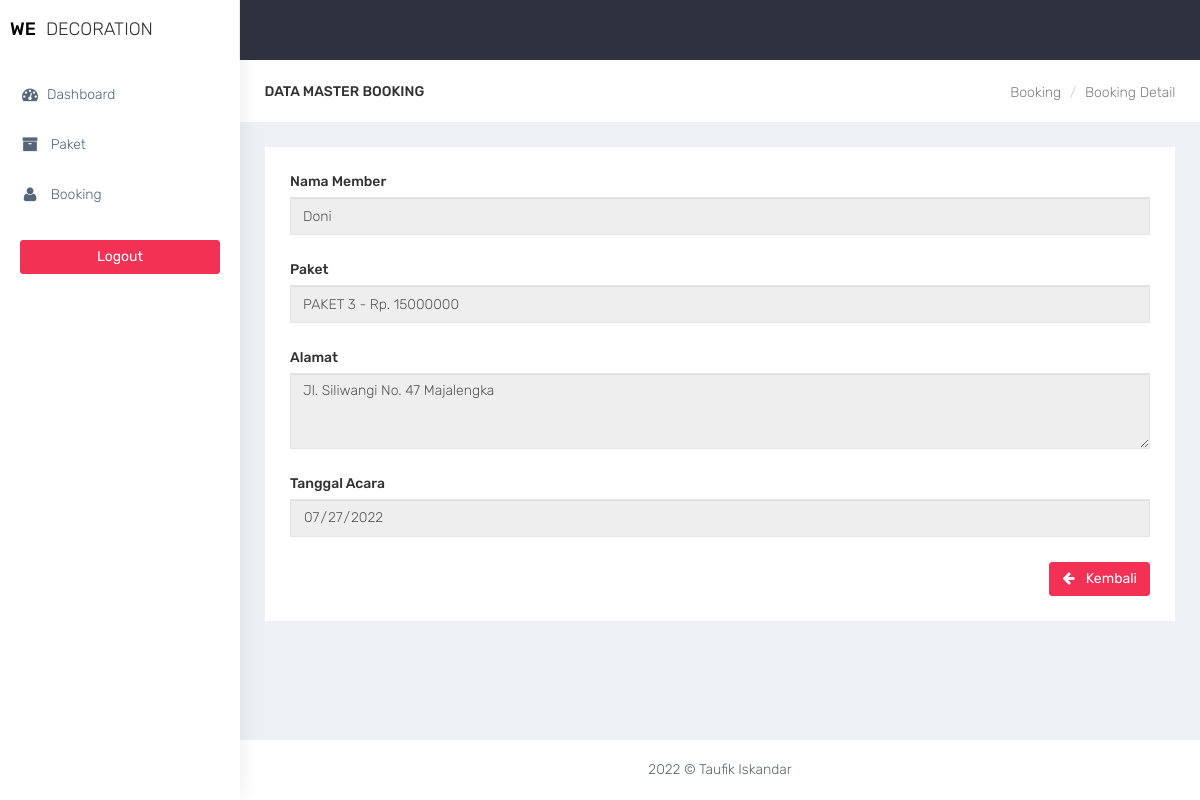
/admin/transaksi_detail.php?id=1, run on the app's committed database.
### tables this page shows
CREATE TABLE `users` (
  `id_user` int(11) NOT NULL,
  `nama_user` varchar(30) NOT NULL,
  `no_hp` char(13) NOT NULL,
  `nik` varchar(20) DEFAULT NULL,
  `username` varchar(30) NOT NULL,
  `password` varchar(50) NOT NULL,
  `role` enum('admin','member','','') NOT NULL
);

CREATE TABLE `paket` (
  `id_paket` int(11) NOT NULL,
  `nama_paket` varchar(50) NOT NULL,
  `harga` int(12) NOT NULL,
  `fasilitas` text NOT NULL
);

CREATE TABLE `booking` (
  `id_booking` int(11) NOT NULL,
  `id_user` int(11) NOT NULL,
  `id_paket` int(11) NOT NULL,
  `alamat` text NOT NULL,
  `tgl_acara` date NOT NULL
);

### admin/functions.php (called while the page is built, shortened)
<?php
function getdata($conn,$query){
    $data = mysqli_query($conn,$query);
    if (mysqli_num_rows($data) > 0) {
        while($row = mysqli_fetch_assoc($data)){
            $hasil[] = $row;
        }
        return $hasil;
    }
}
function get_by_id($conn,$query){
    $db = mysqli_query($conn,$query);
    return mysqli_fetch_assoc($db);
}
?>

### admin/transaksi_detail.php (the view, shortened to what this page needs)
<?php
require'functions.php';
require'../layout/layout_header.php';
$title = 'Booking ';
$id = $_GET['id'];
$que = "SELECT * FROM users";
$user = getdata($conn,$que);
$q = "SELECT * FROM paket";
$paket = getdata($conn,$q);
$queryedit = "SELECT * FROM booking WHERE id_booking = '$id'";
$edit = get_by_id($conn,$queryedit);
?>
<div class="container-fluid">
    <div class="row bg-title">
        <div class="col-lg-3 col-md-4 col-sm-4 col-xs-12">
            <h4 class="page-title">Data Master <?= $title ?></h4> </div>
            <div class="col-lg-9 col-sm-8 col-md-8 col-xs-12">
                <ol class="breadcrumb">
                    <li><a href="booking.php"><?= $title ?></a></li>
                    <li><a href="#"><?= $title ?> Detail</a></li>
                </ol>
            </div>
        </div>
        <div class="row">
            <div class="col-md-12 col-lg-12 col-sm-12 col-xs-12">
                <div class="white-box">
                    <form method="post" action="">
                        <div class="form-group">
                            <label>Nama Member</label>
                            <?php foreach ($user as $data):
                                    if ($data['id_user'] == $edit['id_user']): ?>
                                    <input type="text" name="id_user" class="form-control" required readonly value='<?=$data['nama_user'] ?>'>
                                <?php endif;
                                endforeach ?>
                        </div>
                        <div class="form-group">
                            <label>Paket</label>
                            <?php foreach ($paket as $pkt):
                                    if ($pkt['id_paket'] == $edit['id_paket']): ?>
                                    <input type="text" name="id_user" class="form-control" required readonly value='<?php echo "".$pkt['nama_paket']." - Rp. ".$pkt['harga']."";?>'>
                                <?php endif;
                                endforeach ?>
                        </div>
                        <div class="form-group">
                            <label>Alamat</label>
                            <textarea name="alamat" class="form-control" rows="3" required readonly><?=$edit['alamat']?></textarea>
                        </div>
                        <div class="form-group">
                            <label>Tanggal Acara</label>
                            <input type="date" name="tgl_acara" class="form-control" required readonly value="<?=$edit['tgl_acara']?>">
                        </div>
                        <div class="text-right">
                            <a href="javascript:void(0)" class="btn btn-danger " onclick="window.history.back();" ><i class="fa fa-arrow-left fa-fw"></i> Kembali</a>
                        </div>
                    </form>
                </div>
            </div>
        </div>
    </div>
<?php
    require'../layout/layout_footer.php';
?>

### assets/css/colors/default.css (style rules this page uses)
body { background: #fff; }

### data on the page
users: id_user "Doni"
paket: id_user "PAKET 3 - Rp. 15000000"
booking: alamat "Jl. Siliwangi No. 47 Majalengka", tgl_acara "07/27/2022"

### other printed values
$title "BOOKING"
$title "Booking"
